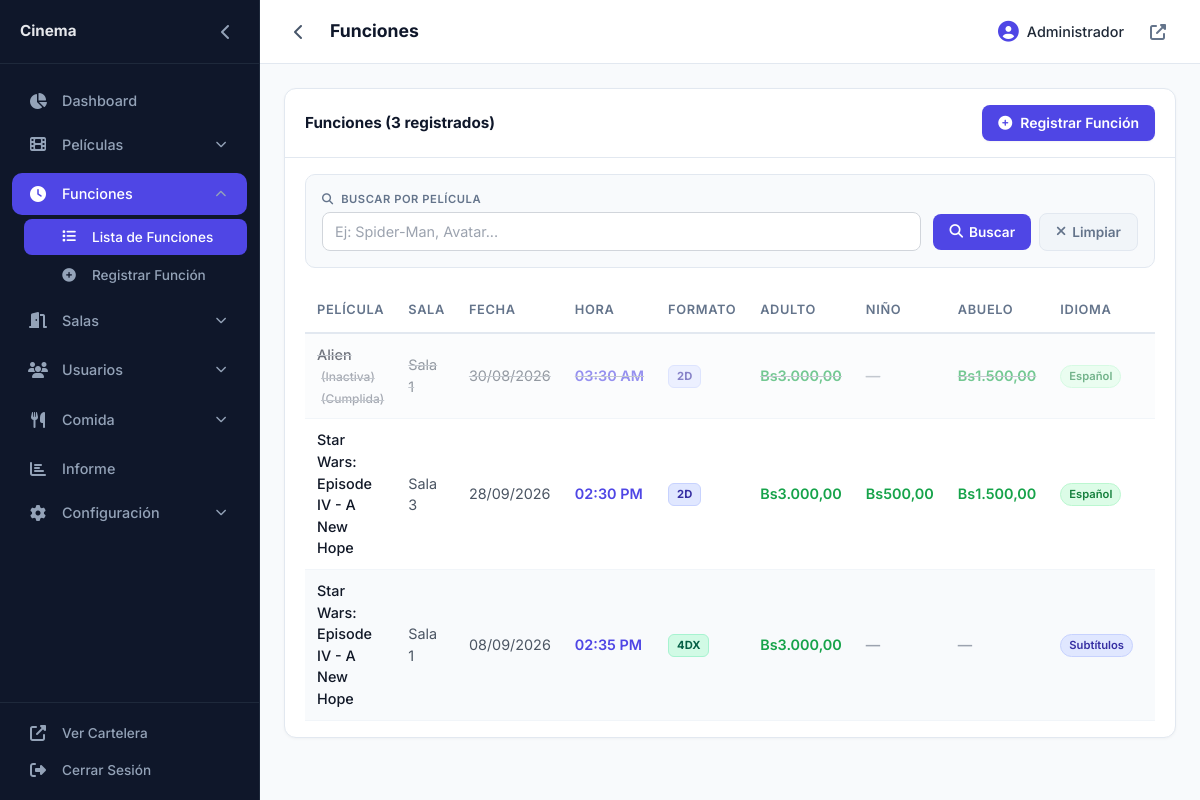
/admin/index.php?tab=showtimes (signed in), run on the app's committed database.
### tables this page shows
CREATE TABLE `showtimes` (
  `id` int(11) NOT NULL,
  `movie_id` int(11) NOT NULL,
  `room_id` int(11) NOT NULL,
  `show_date` date NOT NULL,
  `show_time` time NOT NULL,
  `price` decimal(10,2) NOT NULL,
  `price_adult` decimal(10,2) NOT NULL DEFAULT 0.00,
  `price_child` decimal(10,2) NOT NULL DEFAULT 0.00,
  `price_senior` decimal(10,2) NOT NULL DEFAULT 0.00,
  `enable_child_price` tinyint(1) NOT NULL DEFAULT 1,
  `enable_senior_price` tinyint(1) NOT NULL DEFAULT 1,
  `half_price_monday` tinyint(1) DEFAULT 0,
  `promotions` varchar(255) DEFAULT NULL,
  `language` varchar(20) DEFAULT 'español',
  `format` varchar(20) DEFAULT NULL,
  `is_active` tinyint(1) DEFAULT 1,
  `created_at` timestamp NULL DEFAULT current_timestamp()
);

CREATE TABLE `movies` (
  `id` int(11) NOT NULL,
  `title` varchar(255) NOT NULL,
  `description` text DEFAULT NULL,
  `poster_url` varchar(255) DEFAULT NULL,
  `banner_url` varchar(255) DEFAULT NULL,
  `cast_members` text DEFAULT NULL,
  `country_id` int(11) DEFAULT NULL,
  `duration` int(11) DEFAULT NULL,
  `genre` varchar(100) DEFAULT NULL,
  `year` year(4) DEFAULT NULL,
  `director` varchar(100) DEFAULT NULL,
  `classification` varchar(50) DEFAULT NULL,
  `trailer_url` varchar(255) DEFAULT NULL,
  `is_active` tinyint(1) DEFAULT 1,
  `created_at` timestamp NULL DEFAULT current_timestamp()
);

CREATE TABLE `rooms` (
  `id` int(11) NOT NULL,
  `name` varchar(50) NOT NULL,
  `capacity` int(11) NOT NULL DEFAULT 50,
  `description` text DEFAULT NULL,
  `seat_layout` longtext DEFAULT NULL CHECK (json_valid(`seat_layout`)),
  `aisle_config` longtext DEFAULT NULL CHECK (json_valid(`aisle_config`)),
  `is_active` tinyint(1) DEFAULT 1,
  `created_at` timestamp NULL DEFAULT current_timestamp()
);

### config.php (called while the page is built, shortened)
<?php
function getSiteConfig($pdo)
{
    static $config = null;
    if ($config !== null) {
        return $config;
    }
    $defaults = [
        'site_name' => 'Cinema Pro',
        'site_logo' => '',
        'footer_logo' => '',
        'site_favicon' => '',
        'timezone' => 'America/Caracas',
        'footer_copyright' => '© ' . date('Y') . ' Cinema. Todos los derechos reservados.',
        'currency_symbol' => '$',
        'currency_position' => 'left',
        'thousands_separator' => '.',
        'decimal_separator' => ',',
        'decimal_places' => '2',
        'address' => '',
        'phone' => '',
        'email' => '',
        'instagram' => '',
        'facebook' => '',
        'twitter' => '',
        'telegram' => '',
        'whatsapp' => ''
    ];
    try {
        $stmt = $pdo->query("SELECT key_name, value FROM site_config");
        $rows = $stmt->fetchAll();
        $config = [];
        foreach ($rows as $row) {
            $config[$row['key_name']] = $row['value'];
        }
        foreach ($defaults as $key => $default_value) {
            if (!isset($config[$key]) || $config[$key] === '') {
                $config[$key] = $default_value;
            }
        }
        return $config;
    } catch (PDOException $e) {
        error_log("Error cargando configuración del sitio: " . $e->getMessage());
        return $defaults;
    }
}
function formatCurrency($amount, $config = null)
{
    $symbol = $config['currency_symbol'] ?? '$';
    $position = $config['currency_position'] ?? 'left';
    $thousands = $config['thousands_separator'] ?? '.';
    $decimal = $config['decimal_separator'] ?? ',';
    $decimals = intval($config['decimal_places'] ?? 2);
    $formatted = number_format($amount, $decimals, $decimal, $thousands);
    return $position === 'right' ? $formatted . ' ' . $symbol : $symbol . $formatted;
}
function formatTimeVenezuela($time)
{
    return date('h:i A', strtotime($time));
}
function formatDateShort($date)
{
    return date('d/m/Y', strtotime($date));
}

### admin/modules/showtime/showtime.php (the view, shortened to what this page needs)
<?php
$search_showtime = isset($_GET['search_showtime']) ? trim($_GET['search_showtime']) : '';
$showtimes_sql = "
    SELECT s.*, m.title as movie_title, m.duration, COALESCE(m.is_active, 0) as movie_active,
           r.name as room_name, COALESCE(s.format, '2D') as format
    FROM showtimes s
    LEFT JOIN movies m ON s.movie_id = m.id
    JOIN rooms r ON s.room_id = r.id
    WHERE 1=1
";
if (!empty($search_showtime)) {
    $showtimes_sql .= " AND m.title LIKE ?";
    $showtimes_sql .= " ORDER BY m.title ASC, s.show_date DESC, s.show_time";
    $stmt = $pdo->prepare($showtimes_sql);
    $stmt->execute(['%' . $search_showtime . '%']);
} else {
    $showtimes_sql .= " ORDER BY m.title ASC, s.show_date DESC, s.show_time";
    $stmt = $pdo->query($showtimes_sql);
}
$showtimes = $stmt->fetchAll();
?>
<div class="admin-card">
    <div class="admin-card-header">
        <h3 class="admin-card-title">Funciones (<?= count($showtimes) ?> registrados)</h3>
        <a href="index.php?tab=showtimes&action=register" class="inline-flex items-center gap-2 bg-indigo-600 hover:bg-indigo-700 text-white font-semibold py-2 px-4 rounded-lg transition-all duration-200 shadow-sm hover:shadow-md text-sm no-underline">
            <i class="fas fa-plus-circle"></i> Registrar Función
        </a>
    </div>
    <div class="admin-card-body">
        <div class="search-box" data-tab="showtimes">
            <div class="search-group">
                <label><i class="fas fa-search mr-1"></i> Buscar por Película</label>
                <input type="text" id="searchShowtime" placeholder="Ej: Spider-Man, Avatar..." value="<?= htmlspecialchars($search_showtime) ?>">
            </div>
            <div class="search-actions">
                <button class="btn-search" id="searchBtn"><i class="fas fa-search"></i> Buscar</button>
                <button class="btn-clear" id="clearBtn"><i class="fas fa-times"></i> Limpiar</button>
            </div>
        </div>
        <div class="overflow-x-auto">
            <table class="admin-table">
                <thead>
                    <tr>
                        <th>Película</th>
                        <th>Sala</th>
                        <th>Fecha</th>
                        <th>Hora</th>
                        <th>Formato</th>
                        <th>Adulto</th>
                        <th>Niño</th>
                        <th>Abuelo</th>
                        <th>Idioma</th>
                        <th>Promociones</th>
                    </tr>
                </thead>
                <tbody>
                    <?php $rowIndex = 0; ?>
                    <?php foreach ($showtimes as $s):
                        $movie_exists = $s['movie_title'] !== null;
                        $is_inactive = $s['is_active'] == 0;
                        $showtime_ts = strtotime($s['show_date'] . ' ' . $s['show_time']);
                        $is_past = $showtime_ts !== false && $showtime_ts < time();
                        $language = $s['language'] ?? 'español';
                        $lang_label = $language == 'español' ? 'Español' : 'Subtítulos';
                        $lang_class = $language == 'español' ? 'espanol' : 'subtitulos';
                        $price_adult = $s['price_adult'] ?? $s['price'] ?? 0;
                        $price_child = $s['price_child'] ?? 0;
                        $price_senior = $s['price_senior'] ?? 0;
                        $enable_child = $s['enable_child_price'] ?? 1;
                        $enable_senior = $s['enable_senior_price'] ?? 1;
                        $format = $s['format'] ?? '2D';
                        $formatClass = 'format-2d';
                        if (!empty($format)) {
                            $formatLower = strtolower($format);
                            $formatClass = 'format-' . str_replace(' ', '-', $formatLower);
                        }
                    ?>
                        <tr class="<?= $rowIndex % 2 === 0 ? 'row-even' : 'row-odd' ?> <?= $is_inactive ? 'showtime-inactive' : '' ?> <?= $is_past ? 'showtime-past' : '' ?>">
                            <td class="font-medium <?= $movie_exists ? 'text-gray-900' : 'movie-deleted' ?>">
                                <?= htmlspecialchars($s['movie_title'] ?? 'Película eliminada') ?>
                                <?php if ($is_inactive): ?><span class="text-xs text-gray-500 ml-1">(Inactiva)</span><?php endif; ?>
                                <?php if ($is_past): ?><span class="text-xs text-gray-500 ml-1">(Cumplida)</span><?php endif; ?>
                            </td>
                            <td class="text-gray-600"><?= htmlspecialchars($s['room_name']) ?></td>
                            <td class="text-gray-600"><?= formatDateShort($s['show_date']) ?></td>
                            <td class="font-semibold text-indigo-600 time-display"><?= formatTimeVenezuela($s['show_time']) ?></td>
                            <td><span class="format-badge <?= $formatClass ?>"><?= htmlspecialchars($format) ?></span></td>
                            <td class="font-semibold text-green-600"><?= formatCurrency($price_adult, $siteConfig) ?></td>
                            <td class="font-semibold <?= $enable_child ? 'text-green-600' : 'text-gray-400' ?>">
                                <?= $enable_child ? formatCurrency($price_child, $siteConfig) : '—' ?>
                            </td>
                            <td class="font-semibold <?= $enable_senior ? 'text-green-600' : 'text-gray-400' ?>">
                                <?= $enable_senior ? formatCurrency($price_senior, $siteConfig) : '—' ?>
                            </td>
                            <td><span class="language-badge <?= $lang_class ?>"><?= $lang_label ?></span></td>
                            <td>
                            </td>
                        </tr>
                        <?php $rowIndex++; ?>
                    <?php endforeach; ?>
                </tbody>
            </table>
        </div>
    </div>
</div>

### admin/css/admin.css (style rules this page uses)
* { font-family: 'Inter', sans-serif; box-sizing: border-box; }
html, body { margin: 0; padding: 0; overflow-x: hidden; max-width: 100%; }
body { background: #f1f5f9; color: #1f2937; display: flex; min-height: 100vh; }
.admin-card { background: #ffffff; border-radius: 12px; border: 1px solid #e2e8f0; box-shadow: 0 1px 3px rgba(0, 0, 0, 0.04); overflow: hidden; }
.admin-card-header { padding: 16px 20px; border-bottom: 1px solid #e2e8f0; display: flex; justify-content: space-between; align-items: center; }
.admin-card-title { font-size: 0.95rem; font-weight: 700; color: #0f172a; margin: 0; }
.admin-card-body { padding: 16px 20px; }
.admin-table { width: 100%; border-collapse: collapse; font-size: 0.9rem; table-layout: auto; }
.admin-table thead th { text-align: left; padding: 12px 12px; font-weight: 600; color: #64748b; border-bottom: 2px solid #e2e8f0; font-size: 0.8rem; text-transform: uppercase; letter-spacing: 0.05em; white-space: nowrap; }
.admin-table tbody tr.row-even { background-color: #f8fafc; }
.admin-table tbody tr.row-odd { background-color: #ffffff; }
.admin-table tbody td { padding: 10px 12px; border-bottom: 1px solid #f1f5f9; vertical-align: middle; }
.search-box { display: flex; flex-wrap: wrap; gap: 12px; align-items: flex-end; background: #f8fafc; padding: 16px; border-radius: 10px; border: 1px solid #e2e8f0; margin-bottom: 20px; width: 100%; }
.search-box .search-group { flex: 1; min-width: 200px; }
.search-box .search-group label { display: block; font-size: 0.7rem; color: #64748b; margin-bottom: 4px; text-transform: uppercase; letter-spacing: 0.05em; font-weight: 600; }
.search-box .search-group input { width: 100%; background: #ffffff; border: 1px solid #d1d5db; border-radius: 8px; padding: 8px 12px; color: #1f2937; font-size: 0.9rem; transition: border-color 0.3s ease; }
.search-box .search-group input::placeholder { color: #9ca3af; }
.search-box .search-actions { display: flex; gap: 8px; align-items: center; flex-shrink: 0; }
.search-box .search-actions button { padding: 8px 16px; border-radius: 8px; font-weight: 600; font-size: 0.85rem; cursor: pointer; transition: all 0.3s ease; border: none; display: flex; align-items: center; gap: 6px; }
.search-box .search-actions .btn-search { background: #4f46e5; color: white; }
.search-box .search-actions .btn-clear { background: #f1f5f9; color: #64748b; border: 1px solid #e2e8f0; }
.time-display { white-space: nowrap; }
.format-badge { display: inline-block; padding: 2px 8px; border-radius: 6px; font-size: 0.7rem; font-weight: 700; white-space: nowrap; }
.format-2d { background: #e0e7ff; color: #3730a3; border: 1px solid #c7d2fe; }
.format-4dx { background: #d1fae5; color: #065f46; border: 1px solid #a7f3d0; }
.language-badge { display: inline-block; padding: 2px 8px; border-radius: 12px; font-size: 0.7rem; font-weight: 600; white-space: nowrap; }
.language-badge.espanol { background: #dcfce7; color: #15803d; border: 1px solid #bbf7d0; }
.language-badge.subtitulos { background: #e0e7ff; color: #3730a3; border: 1px solid #c7d2fe; }
.showtime-inactive { opacity: 0.6; }
.showtime-inactive td { text-decoration: line-through; text-decoration-color: #6b7280; }
.showtime-past td { text-decoration: line-through; text-decoration-color: #9ca3af; }

### data on the page
showtimes: movie.title "Alien", is_active "(Inactiva)", shows "(Cumplida)", room.name "Sala 1", show_date "30/08/2026", show_time "03:30 AM", format "2D", price_adult "Bs3.000,00", price_senior "Bs1.500,00", language "Español"
showtimes: movie.title "Star Wars: Episode IV - A New Hope", room.name "Sala 3", show_date "28/09/2026", show_time "02:30 PM", format "2D", price_adult "Bs3.000,00", price_child "Bs500,00", price_senior "Bs1.500,00", language "Español"
showtimes: movie.title "Star Wars: Episode IV - A New Hope", room.name "Sala 1", show_date "08/09/2026", show_time "02:35 PM", format "4DX", price_adult "Bs3.000,00", language "Subtítulos"

### other printed values
$siteName "Cinema"
$_SESSION['user_name'] "Administrador"
count($showtimes) "3"
